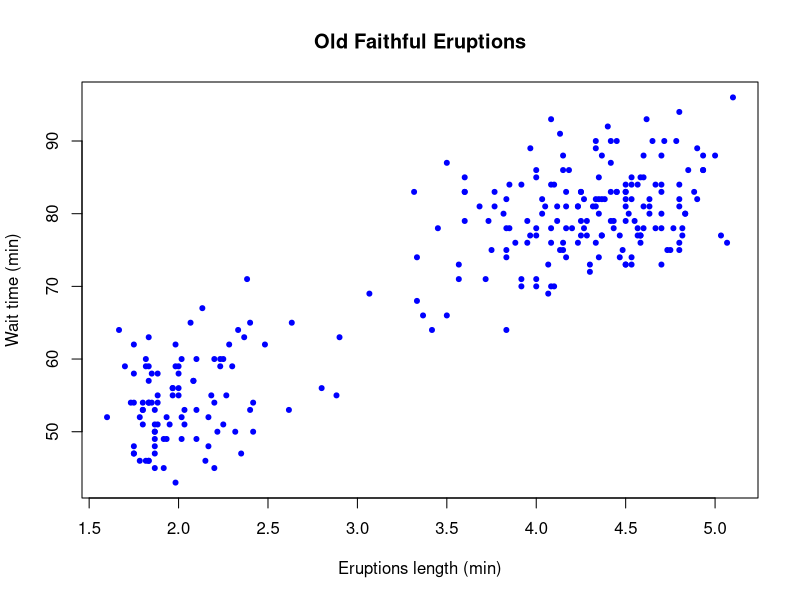
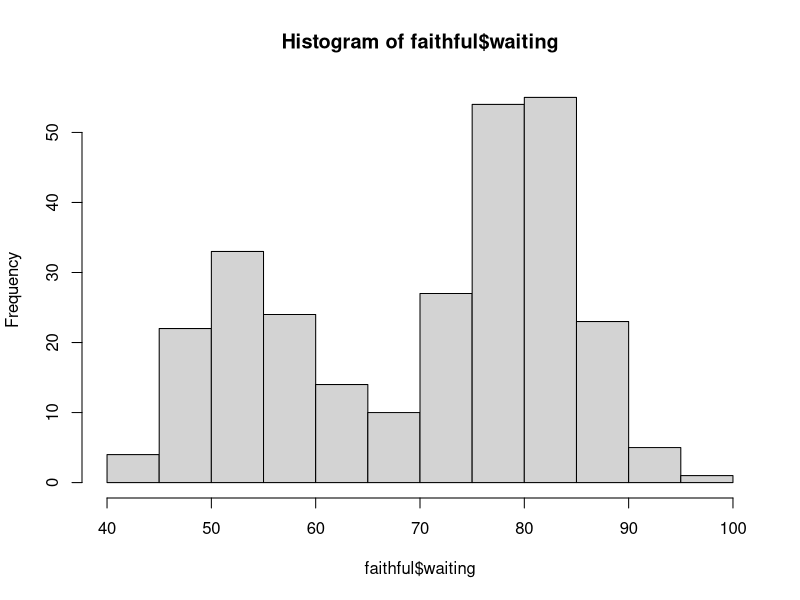
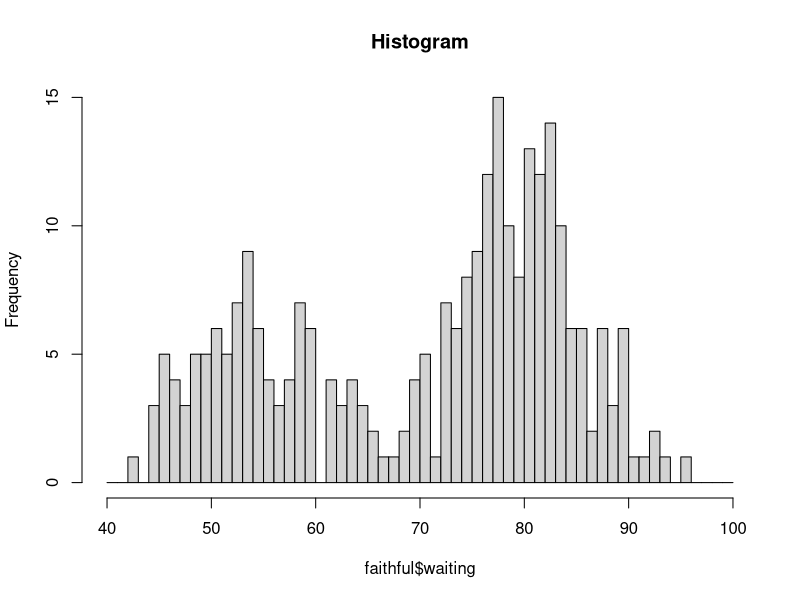
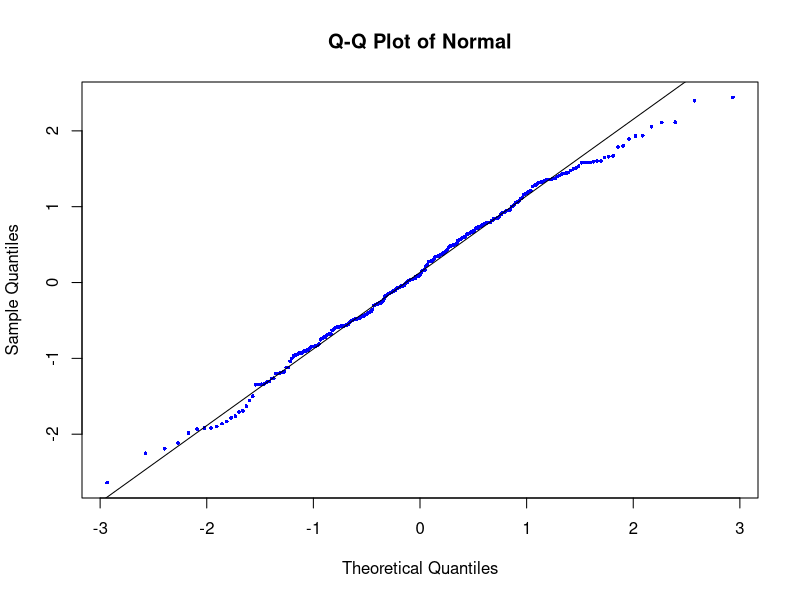
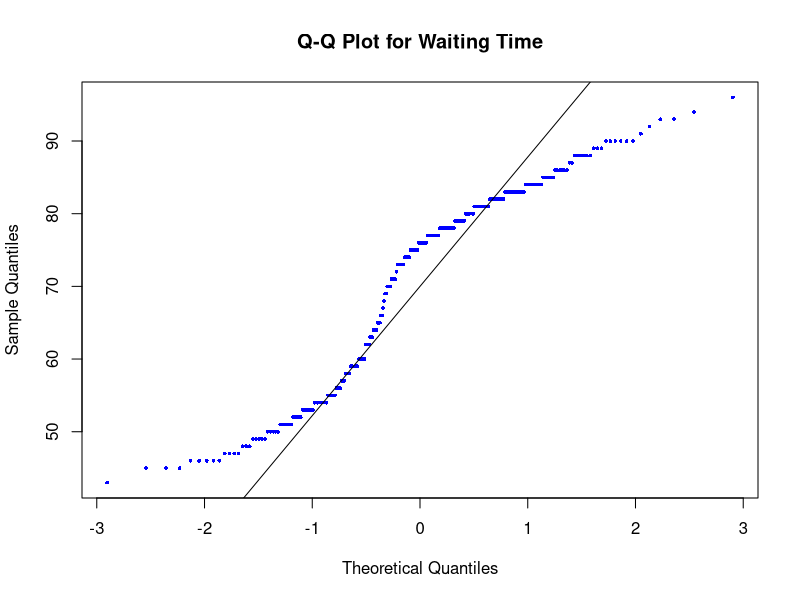
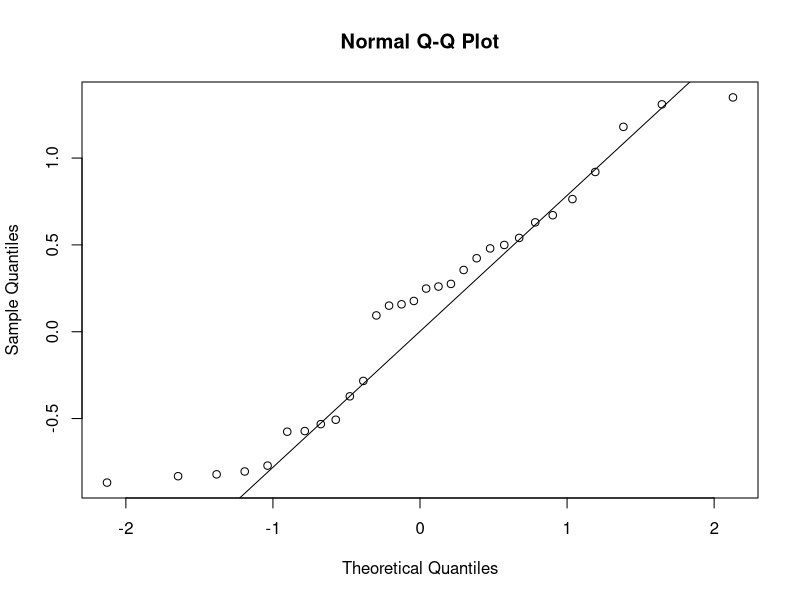
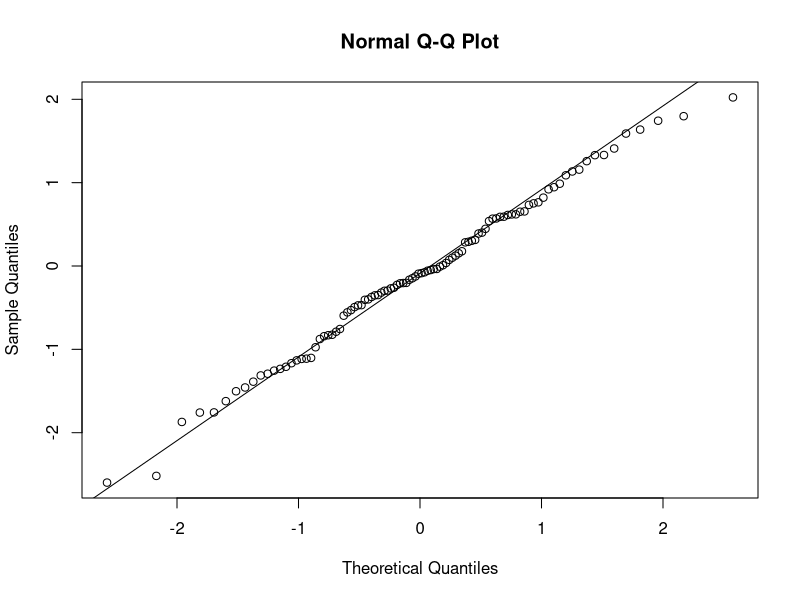
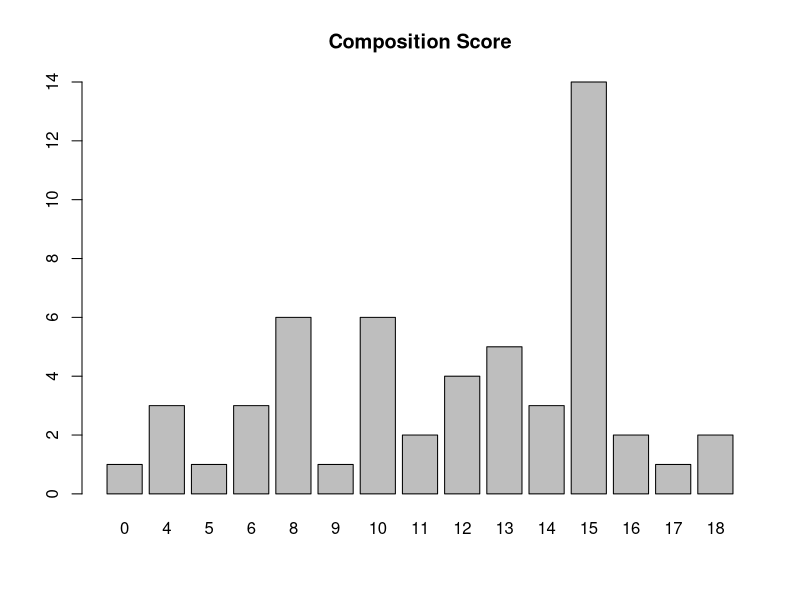

The R source for these figures, in order:
## ---- chunk 1
library(datasets)
head(faithful)

plot(faithful, main='Old Faithful Eruptions', xlab='Eruptions length (min)', ylab='Wait time (min)', pch=20, col='blue')
## ---- chunk 2
hist(faithful$waiting)
## ---- chunk 3
# Breaks (aka bins)
hist(faithful$waiting, plot=FALSE)$breaks
# how many counts in each bin
hist(faithful$waiting, plot=FALSE)$counts

#change size of bins 
hist(faithful$waiting, main='Histogram', breaks = seq(from=40,to=100,by=1))
## ---- chunk 4
x <- rnorm(300)
qqnorm(x, pch=16, cex=.5, col='blue', main='Q-Q Plot of Normal')
qqline(x)
## ---- chunk 5
qqnorm(faithful$waiting, pch=16, cex=.5,col='blue', main='Q-Q Plot for Waiting Time')
qqline(faithful$waiting)
## ---- chunk 6
x = rnorm(30); qqnorm(x); qqline(x)
## ---- chunk 7
x = rnorm(100); qqnorm(x); qqline(x)
## ---- chunk 8
library(MASS)
data("painters")
head(painters)
## ---- chunk 9
barplot(table(painters$Composition), main='Composition Score')
barplot(table(painters$School), main='School Score')
